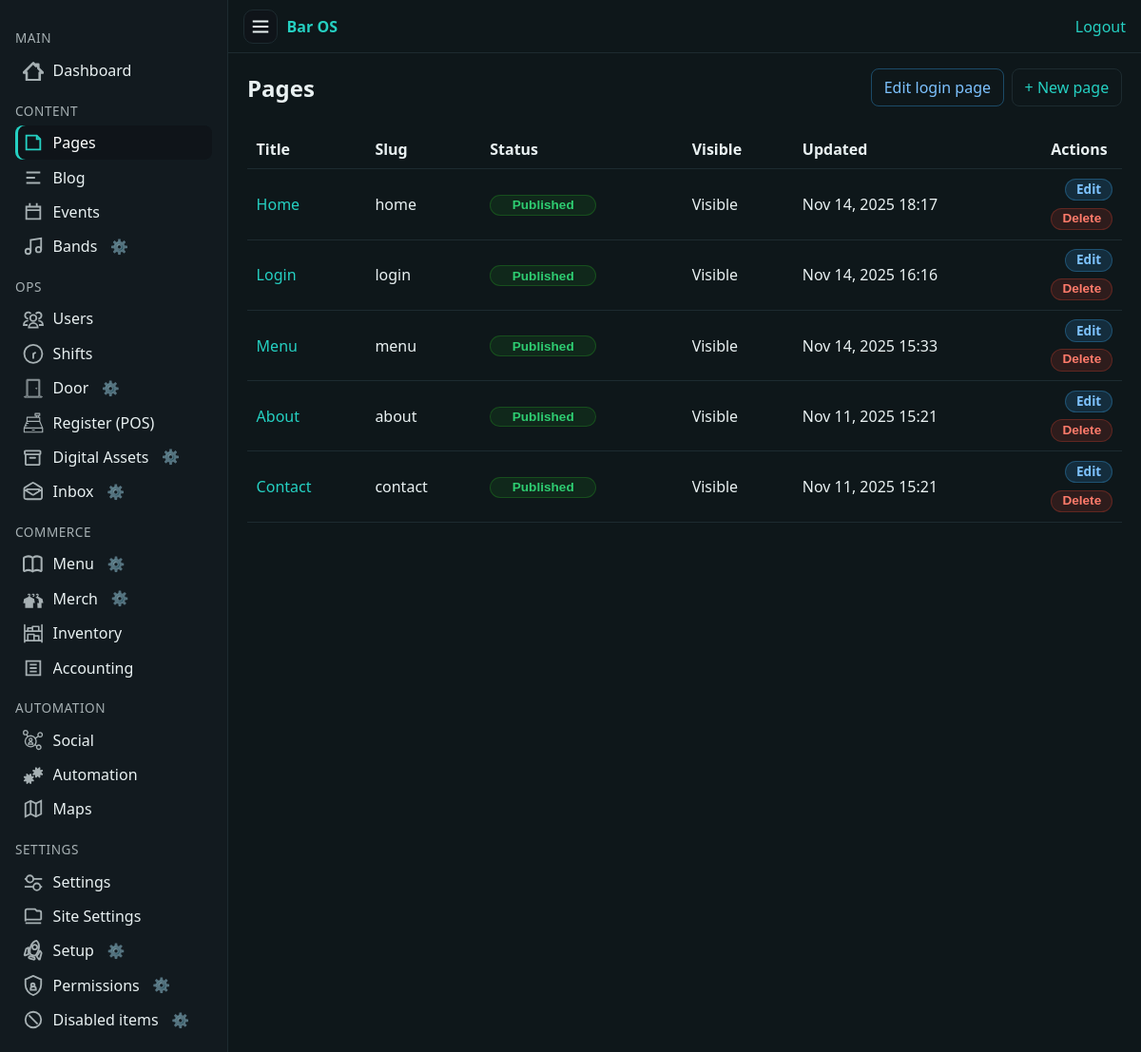
The app's page /cms/pages/ (signed in), older data.
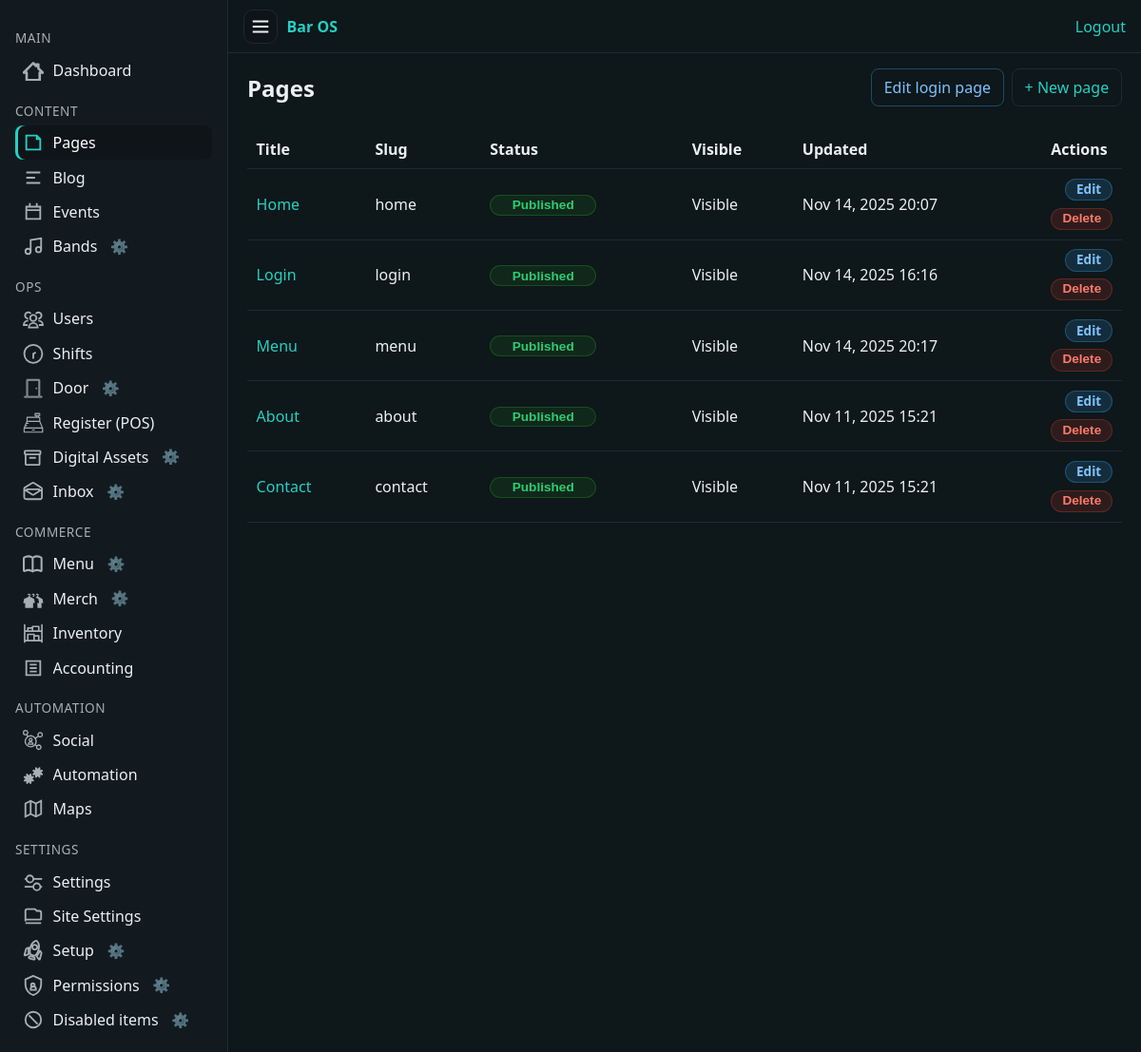
The same page, newer data.
### app/pages/models.py (models this page shows, shortened)
class Page(models.Model):
    class Status(models.TextChoices):
        DRAFT = "draft", "Draft"
        REVIEW = "review", "Needs review"
        PUBLISHED = "published", "Published"
    title = models.CharField(max_length=200)
    slug = models.SlugField(max_length=200, unique=True)
    summary = models.TextField(blank=True)
    body = CKEditor5Field("Body", blank=True, config_name="default")
    blocks = models.JSONField(
        default=list,
        blank=True,
        help_text="Structured block data used by the visual page builder.",
    )
    status = models.CharField(max_length=15, choices=Status.choices, default=Status.DRAFT)
    is_visible = models.BooleanField(
        default=True,
        help_text="If disabled the page stays in drafts and is hidden from navigation.",
    )
    navigation_order = models.PositiveIntegerField(default=0)
    show_navigation_bar = models.BooleanField(
        default=True,
        help_text="Display the navigation bar on this page.",
    )
    custom_nav_items = models.JSONField(
        default=list,
        blank=True,
        help_text="Ordered list of page slugs to display when this page renders (leave empty to hide the navigation bar).",
    )
    hero_image = models.ImageField(upload_to="pages/heroes/", blank=True, null=True)
    published_at = models.DateTimeField(blank=True, null=True)
    created_at = models.DateTimeField(auto_now_add=True)
    updated_at = models.DateTimeField(auto_now=True)
    created_by = models.ForeignKey(
        settings.AUTH_USER_MODEL,
        related_name="pages_created",
        on_delete=models.SET_NULL,
        blank=True,
        null=True,
    )
    updated_by = models.ForeignKey(
        settings.AUTH_USER_MODEL,
        related_name="pages_updated",
        on_delete=models.SET_NULL,
        blank=True,
        null=True,
    )
    objects = PageQuerySet.as_manager()
    class Meta:
        ordering = ("navigation_order", "title")
    def get_absolute_url(self):
        from django.urls import reverse
        return reverse("public:page-detail", kwargs={"slug": self.slug})
    render_body_only = models.BooleanField(
        default=False,
        help_text="If enabled, ignore the block builder and render the raw HTML body only.",
    )

### app/pages/views.py (the view)
# urls.py: path("", index, name="accounting_index"),
@login_required
def index(request):
    pages = (
        Page.objects.all()
        .select_related("created_by", "updated_by")
        .order_by("navigation_order", "title")
    )
    return render(
        request,
        "pages/index.html",
        {
            "pages": pages,
        },
    )

### app/comms/services/audience.py (called while the page is built)
def user_membership_ids(user):
    badge_ids = set()
    try:
        profile = user.profile
        badge_ids = set(profile.badges.values_list("id", flat=True))
    except Exception:
        pass
    group_ids = set(user.groups.values_list("id", flat=True))
    return badge_ids, group_ids

def visible_threads_qs(user, base_qs=None):
    if base_qs is None:
        base_qs = MessageThread.objects.all()
    badge_ids, group_ids = user_membership_ids(user)
    cond = Q(audiences__user=user)
    if badge_ids:
        cond |= Q(audiences__badge_id__in=badge_ids)
    if group_ids:
        cond |= Q(audiences__group_id__in=group_ids)
    qs = base_qs.filter(cond).distinct()
    return qs

### app/core/context_processors.py (called while the page is built)
def sitecfg(request):
    return {"sitecfg": get_config()}

### app/core/encryption.py (called while the page is built)
    def from_db_value(self, value, expression, connection):  # noqa: D401
        if value in self.empty_values:
            return value
        try:
            return super().from_db_value(value, expression, connection)
        except Exception:  # pragma: no cover - best-effort guard
            return value

### app/setup/models.py (called while the page is built)
    @classmethod
    def get_solo(cls):
        obj, _ = cls.objects.get_or_create(id=1)
        return obj

### app/templates/pages/index.html (shortened to what this page needs)
{% extends "cms/base_cms.html" %}
{% load static %}
{% block extra_head %}
  <link rel="stylesheet" href="{% static 'pages/index.css' %}">
{% endblock %}
{% block content %}
  <div class="pages-header">
    <h1 style="margin:0;">Pages</h1>
    <div class="pages-actions">
      <a class="btn btn-sm btn-outline-secondary" href="{% url 'pages_login_edit' %}">Edit login page</a>
      <a class="btn btn-primary" href="{% url 'pages_create' %}">+ New page</a>
    </div>
  </div>
  {% if pages %}
    <div class="table-wrapper pages-table-wrapper">
      <table class="tbl">
        <thead>
          <tr>
            <th>Title</th>
            <th>Slug</th>
            <th>Status</th>
            <th>Visible</th>
            <th>Updated</th>
            <th style="width:1%;">Actions</th>
          </tr>
        </thead>
        <tbody>
          {% for page in pages %}
            <tr>
              <td><a href="{% url 'pages_edit' slug=page.slug %}">{{ page.title }}</a></td>
              <td>{{ page.slug }}</td>
              <td>
                <form method="post" action="{% url 'pages_toggle_status' slug=page.slug %}" class="status-toggle-form" onsubmit="return confirm('Toggle publish state for this page?');">
                  {% if page.status == 'published' %}
                    <button type="submit" class="status-pill is-published">
                      <span class="label-current">Published</span>
                    </button>
                  {% else %}
                    <button type="submit" class="status-pill is-draft">
                      <span class="label-current">Draft</span>
                      <span class="label-hover">Published</span>
                    </button>
                  {% endif %}
                </form>
              </td>
              <td>
                {% if page.is_visible %}
                  <span class="badge badge-success">Visible</span>
                {% else %}
                  <span class="badge badge-warning">Hidden</span>
                {% endif %}
              </td>
              <td>{{ page.updated_at|date:"M d, Y H:i" }}</td>
              <td>
                <div class="page-row-actions">
                  <a class="btn btn-xs row-action-btn btn-edit" href="{% url 'pages_edit' slug=page.slug %}">Edit</a>
                  <form method="post" action="{% url 'pages_delete' slug=page.slug %}" onsubmit="return confirm('Delete this page?');">
                    <button type="submit" class="btn btn-xs row-action-btn btn-delete">Delete</button>
                  </form>
                </div>
              </td>
            </tr>
          {% endfor %}
        </tbody>
      </table>
    </div>
  {% else %}
    <div class="empty" style="margin-top:2rem;">
      <p>No pages yet. Start by creating one.</p>
    </div>
  {% endif %}
{% endblock %}

Row changes from the older to the newer data that the page shows:
changed Page "Home": updated_at "Nov 14, 2025 18:17" → "Nov 14, 2025 20:07"
changed Page "Menu": updated_at "Nov 14, 2025 15:33" → "Nov 14, 2025 20:17"
